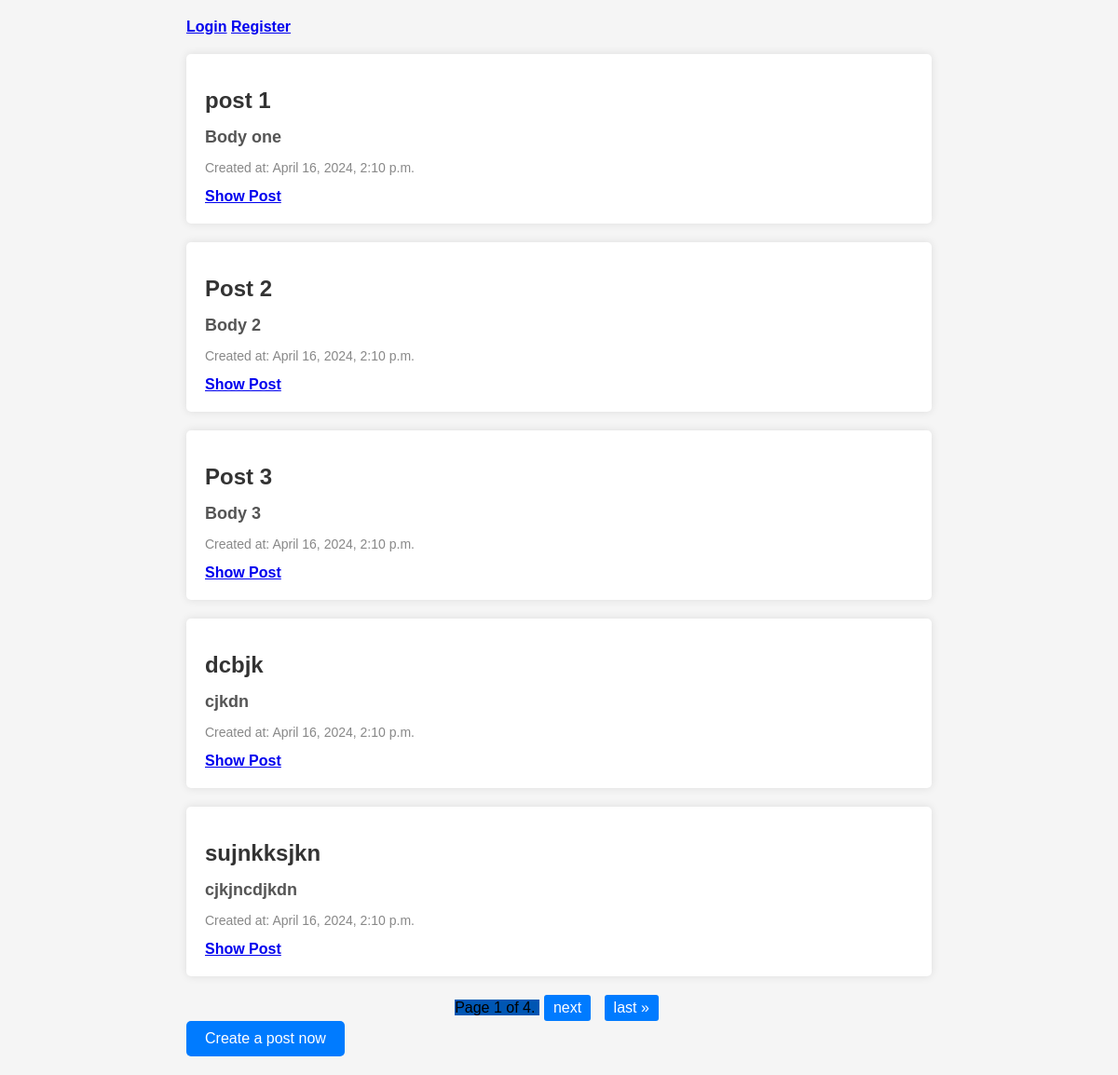
/posts/, run on the app's committed database.
### app/models.py (models this page shows, shortened)
class Post(models.Model):
    title = models.CharField(max_length=200)
    body = models.TextField()
    created_at = models.DateTimeField(default=datetime.now())

### app/views.py (the view)
# urls.py: path('posts/', views.posts, name='home'),
def posts(request):
    posts = Post.objects.all()
    user = request.user
    paginator = Paginator(posts, 5)  # Paginate by 5 posts per page
    page_number = request.GET.get('page')
    page_obj = paginator.get_page(page_number)
    context = {'page_obj': page_obj, 'user': user}
    return render(request, 'home.html', context)

### templates/home.html (shortened to what this page needs)
<!DOCTYPE html>
<html lang="en">
<head>
</head>
<body>
    <div class="container">
        <div class="user-info">
            {% if user.is_authenticated %}
                <p>Welcome, <b>{{ user.username }}</b></p>
                <b><a href="{% url 'logout' %}">Logout</a></b>
            {% else %}
                <b><a href="{% url 'login' %}">Login</a></b>
                <b><a href="{% url 'register' %}">Register</a></b>
            {% endif %}
        </div>
        {% for post in page_obj %}
            <div class="post">
                <h1>{{ post.title }}</h1>
                <h2>{{ post.body }}</h2>
                <p>Created at: {{ post.created_at }}</p>
                <b><a href="{% url 'post-detail' post.id %}">Show Post</a></b>
            </div>
        {% endfor %}
        <div class="pagination">
            <span class="step-links">
                <span class="current">
                    Page {{ page_obj.number }} of {{ page_obj.paginator.num_pages }}.
                </span>
                {% if page_obj.has_next %}
                    <a href="?page={{ page_obj.next_page_number }}">next</a>
                    <a href="?page={{ page_obj.paginator.num_pages }}">last &raquo;</a>
                {% endif %}
            </span>
        </div>
        <a href="{% url 'create-post' %}" class="create-post-button">Create a post now</a>
    </div>
</body>
</html>

### templates/home.html (style rules this page uses)
body { font-family: Arial, sans-serif; background-color: #f5f5f5; margin: 0; padding: 0; }
.container { max-width: 800px; margin: 0 auto; padding: 20px; }
.post { background-color: #fff; border-radius: 5px; margin-bottom: 20px; padding: 20px; box-shadow: 0 0 10px rgba(0, 0, 0, 0.1); }
.post h1 { font-size: 24px; margin-bottom: 10px; color: #333; }
.post h2 { font-size: 18px; margin-bottom: 10px; color: #555; }
.post p { font-size: 14px; color: #888; }
.user-info { margin-bottom: 20px; }
.create-post-button { display: inline-block; background-color: #007bff; color: #fff; padding: 10px 20px; text-decoration: none; border-radius: 5px; transition: background-color 0.3s; }
.pagination { margin-top: 20px; text-align: center; }
.pagination a { display: inline-block; margin: 0 5px; padding: 5px 10px; background-color: #007bff; color: #fff; border-radius: 3px; text-decoration: none; }
.pagination .current { background-color: #0056b3; }

### data on the page
Post: title "post 1", body "Body one", created_at "April 16, 2024, 2:10 p.m."
Post: title "Post 2", body "Body 2", created_at "April 16, 2024, 2:10 p.m."
Post: title "Post 3", body "Body 3", created_at "April 16, 2024, 2:10 p.m."
Post: title "dcbjk", body "cjkdn", created_at "April 16, 2024, 2:10 p.m."
Post: title "sujnkksjkn", body "cjkjncdjkdn", created_at "April 16, 2024, 2:10 p.m."

### other printed values
{{ page_obj.number }} "1"
{{ page_obj.paginator.num_pages }} "4"
